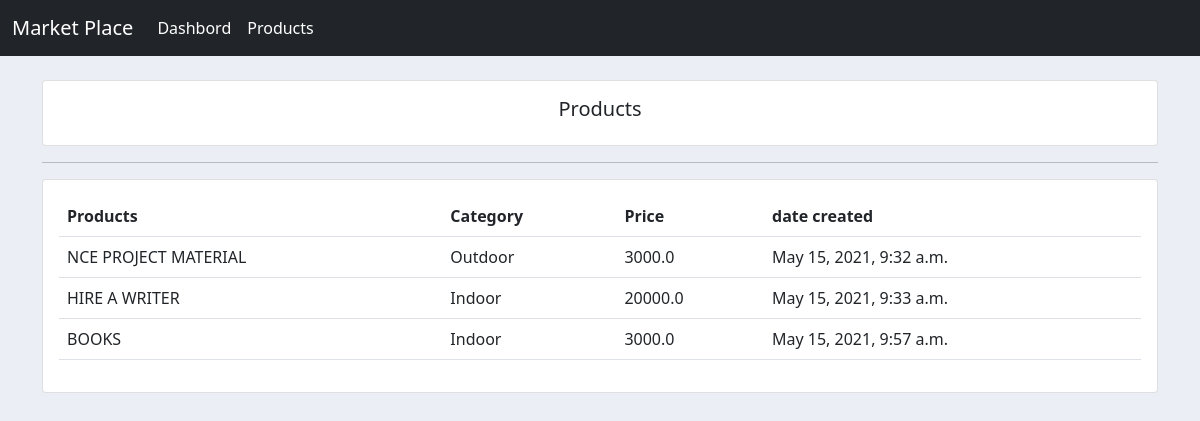
Screenshot of /products/ with the database file from the repository.
### market/models.py (models this page shows, shortened)
class Product(models.Model):
	CATEGORY = (
		('Indoor', 'Indoor'),
		('Outdoor', 'Outdoor'),
		)
	name = models.CharField(max_length=200, null=True)
	price = models.FloatField(null=True)
	category = models.CharField(max_length=200, null=True, choices =CATEGORY)
	description = models.CharField(max_length=200, null=True)
	date_created = models.DateTimeField(auto_now_add=True, null=True)
	tag = models.ManyToManyField(Tag)

### market/views.py (the view)
# urls.py: path('products/', views.productview, name='products'),
def productview(request):
	products = Product.objects.all()
	return render(request, 'accounts/Products.html',{'products':products})

### templates/accounts/Products.html
{% extends 'accounts/main.html' %}
{% block content%}
<div class="container">
	<br>
	<div class="row">
		<div class="clo-md">
			<div class="card card-body">
				<h5 class="text-center">Products</h5>
			</div>
			<hr>
			<div class="card card-body">
				<table class="table">
					<tr>
						<th>Products</th>
						<th>Category</th>
						<th>Price</th>
						<th>date created</th>
					</tr>
					{% for products in products %}
					<tr>
						<td>{{products.name}}</td>
						<td>{{products.category}}</td>
						<td>{{products.price}}</td>
						<td>{{products.date_created}}</td>
					</tr>
					{% endfor %}
				</table>
			</div>
		</div>
	</div>
</div>
{% endblock%}

### templates/accounts/main.html (shortened to what this page needs)
<!DOCTYPE html>
<html>
<head>
	<link href="https://cdn.jsdelivr.net/npm/bootstrap@5.0.1/dist/css/bootstrap.min.css" rel="stylesheet">
</head>
<body>
	{% include 'accounts/navbar.html' %}
	{% block content %}
	{% endblock %}
</body>
</html>

### templates/accounts/navbar.html (shortened to what this page needs)
<nav class="navbar navbar-expand-lg navbar-dark bg-dark">
  <div class="container-fluid">
    <a class="navbar-brand" href="{% url 'home' %}">Market Place</a>
    <div class="collapse navbar-collapse" id="navbarText">
      <ul class="navbar-nav me-auto mb-2 mb-lg-0">
        <li class="nav-item">
          <a class="nav-link active" aria-current="page" href="{% url 'home' %}">Dashbord</a>
        </li>
        <li class="nav-item">
          <a class="nav-link active" aria-current="page" href="{% url 'products'%}">Products</a>
        </li>
      </ul>
    </div>
  </div>
</nav>

### templates/accounts/main.html (style rules this page uses)
body { background-color:#ebeff5; }

### rows the page displays
Product: name "NCE PROJECT MATERIAL", category "Outdoor", price "3000.0", date_created "May 15, 2021, 9:32 a.m."
Product: name "HIRE A WRITER", category "Indoor", price "20000.0", date_created "May 15, 2021, 9:33 a.m."
Product: name "BOOKS", category "Indoor", price "3000.0", date_created "May 15, 2021, 9:57 a.m."
